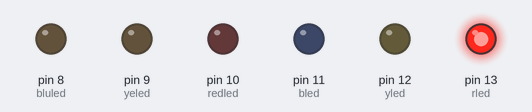
Recording of a sketch running on a simulated Arduino Uno, built with avr-gcc and run on an emulated ATmega328P. On the bench: output pins drawn as LEDs (lit = HIGH).

Above: at 0.12 s.
At 0.87 s:
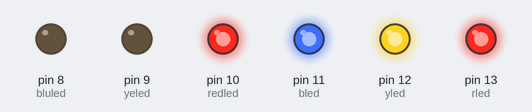
At 1.62 s:
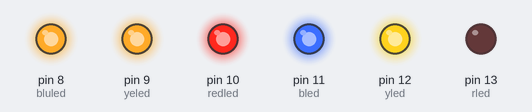
At 3.37 s:
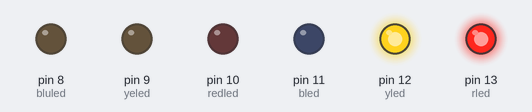
At 4.87 s:
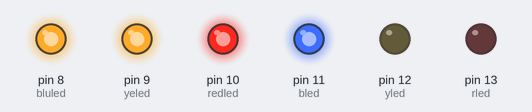
At 6.62 s:
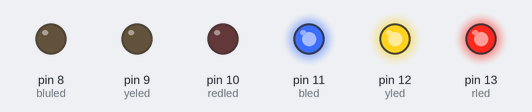
Timing chart, 0 to 6.9 s (numbered marks = the images above):
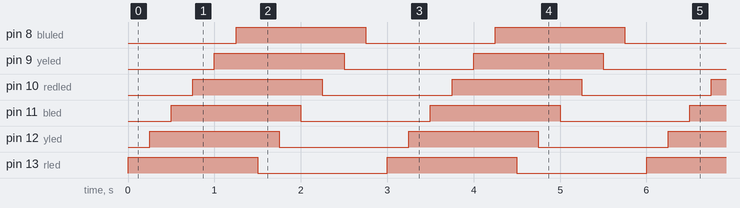

The sketch:

6led.ino
```cpp
int rled=13;
int yled=12;
int bled=11;
int redled=10;
int yeled=9;
int bluled=8;

const int Time=250;

void setup() {
  pinMode(rled,OUTPUT);
  pinMode(yled,OUTPUT);
  pinMode(bled,OUTPUT);
  pinMode(redled,OUTPUT);
  pinMode(yeled,OUTPUT);
  pinMode(bluled,OUTPUT);

}

void loop() {
  digitalWrite(rled,HIGH);
  delay(Time);
  digitalWrite(yled,HIGH);
  delay(Time);
  digitalWrite(bled,HIGH);
  delay(Time);
  digitalWrite(redled,HIGH);
  delay(Time);
  digitalWrite(yeled,HIGH);
  delay(Time);
  digitalWrite(bluled,HIGH);
  delay(Time);
  digitalWrite(rled,LOW);
  delay(Time);
  digitalWrite(yled,LOW);
  delay(Time);
  digitalWrite(bled,LOW);
  delay(Time);
  digitalWrite(redled,LOW);
  delay(Time);
  digitalWrite(yeled,LOW);
  delay(Time);
  digitalWrite(bluled,LOW);
  delay(Time);

}
```

Measured:
- by itself, pin 8 (bluled), pin 9 (yeled), pin 10 (redled), pin 11 (bled), pin 12 (yled), pin 13 (rled): alternates HIGH for 1.5 s and LOW for 1.5 s
- by itself, everything shown: repeats every 3.0 s, in 12 steps
